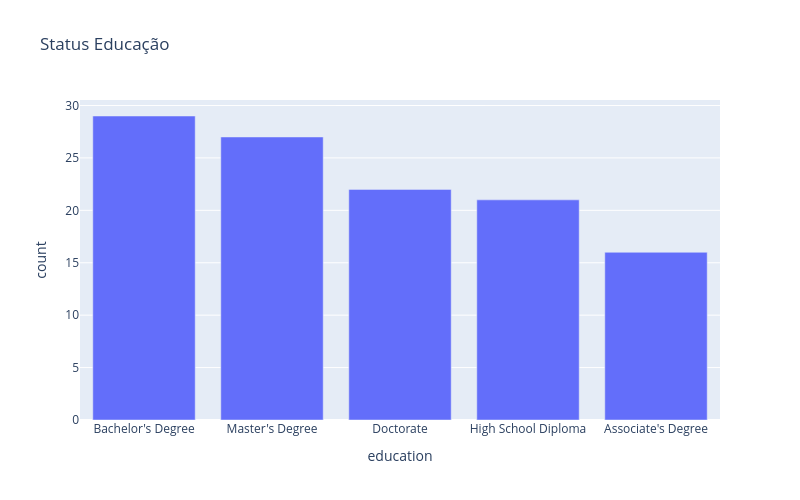

The code cell stored with this chart in its notebook:
### Markdown cell above
Também não há forte predominância de nenhum gênero.

### Code cell
df_count = df['education'].value_counts().reset_index()
df_count.columns = ['education', 'count']
fig = px.bar(
    df_count,
    x='education',
    y='count',
    title='Status Educação'
)
fig.update_layout(width=800, height=500)

fig.show()

### Figure 1 — Plotly figure (JSON) as saved in the notebook; plotly's stock layout.template omitted (floating-point values rounded to 4 significant figures)
{"data": [{"hovertemplate": "education=%{x}<br>count=%{y}<extra></extra>", "legendgroup": "", "marker": {"color": "#636efa", "pattern": {"shape": ""}}, "name": "", "orientation": "v", "showlegend": false, "textposition": "auto", "type": "bar", "x": ["Bachelor's Degree", "Master's Degree", "Doctorate", "High School Diploma", "Associate's Degree"], "xaxis": "x", "y": [29, 27, 22, 21, 16], "yaxis": "y"}], "layout": {"barmode": "relative", "height": 500, "legend": {"tracegroupgap": 0}, "title": {"text": "Status Educação"}, "width": 800, "xaxis": {"anchor": "y", "domain": [0, 1], "title": {"text": "education"}}, "yaxis": {"anchor": "x", "domain": [0, 1], "title": {"text": "count"}}}}
